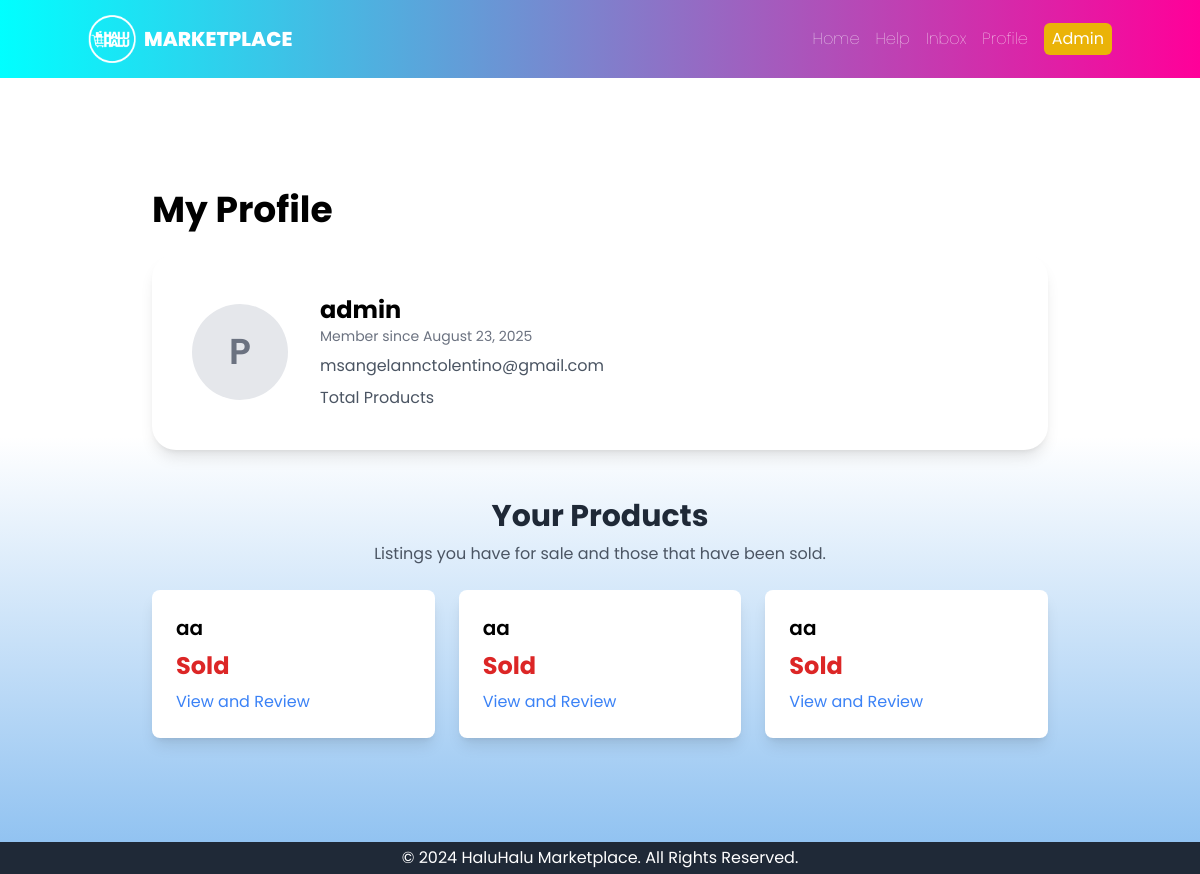
The page /profile/admin/ (signed in) on the database its author committed.
### core/models.py (models this page shows, shortened)
class CustomUser(AbstractUser):
    profile_pic = models.ImageField(upload_to='profile_pics', null=True, blank=True)

class Product(models.Model):
    title = models.CharField(max_length=255)
    description = models.TextField()
    price = models.DecimalField(max_digits=10, decimal_places=2)
    image = models.ImageField(upload_to='product_images/', blank=True, null=True)
    is_sold = models.BooleanField(default=False)
    seller = models.ForeignKey(settings.AUTH_USER_MODEL, on_delete=models.CASCADE, related_name='products')
    posted_at = models.DateTimeField(auto_now_add=True)
    is_public = models.BooleanField(default=True)
    class Meta:
        ordering = ['-posted_at']

### core/views.py (the view)
# urls.py: path('profile/', views.profile_view, name='profile'),
@login_required
def profile_view(request, username):
    user = get_object_or_404(CustomUser, username=username)
    active_products = Product.objects.filter(seller=user, is_public=True, is_sold=False)
    sold_products = Product.objects.filter(seller=user, is_public=True, is_sold=True)
    return render(
        request,
        'main/profile.html',
        {'profile_user': user, 'active_products': active_products, 'sold_products': sold_products}
    )

### core/templates/main/profile.html (shortened to what this page needs)
{% extends 'main/../base.html' %}
{% block content %}
<div class="max-w-7xl mx-auto p-6 md:p-10">
    <h1 class="text-3xl md:text-4xl font-bold mb-6 mt-10">My Profile</h1>
    <div class="bg-white p-6 md:p-10 rounded-3xl shadow-lg mb-8">
        <div class="flex flex-col lg:flex-row items-start lg:items-center space-y-6 lg:space-y-0 lg:space-x-8">
            <div class="w-24 h-24 bg-gray-200 rounded-full flex items-center justify-center overflow-hidden">
                {% if profile_user.profile_pic %}
                    <img src="{{ profile_user.profile_pic.url }}" alt="{{ profile_user.username }}'s profile picture" class="w-full h-full object-cover">
                {% else %}
                    <span class="text-4xl font-semibold text-gray-500">P</span>
                {% endif %}
            </div>
            <div class="flex-grow">
                <h2 class="text-2xl font-bold">{{ profile_user.username }}</h2>
                <p class="text-sm text-gray-500">Member since {{ profile_user.date_joined|date:"F d, Y" }}</p>
                <p class="text-gray-600 mt-2">{{ profile_user.email }}</p>
                <p class="text-gray-600 mt-2">{{ profile_user.product_set.count }} Total Products</p>
            </div>
        </div>
    </div>
    <div class="mt-12 text-center">
        <h2 class="text-3xl font-bold text-gray-800">Your Products</h2>
        <p class="mt-2 text-gray-600">Listings you have for sale and those that have been sold.</p>
    </div>
    <div class="mt-6 grid grid-cols-1 md:grid-cols-2 lg:grid-cols-3 gap-6">
        {% if active_products or sold_products %}
            {% for product in sold_products %}
                <div class="bg-white p-6 rounded-lg shadow-lg hover:shadow-xl transition-shadow duration-200">
                    <a href="{% url 'product_detail' product.pk %}" class="block">
                        <h3 class="text-xl font-semibold">{{ product.title }}</h3>
                        <p class="mt-2 text-2xl font-bold text-red-600">Sold</p>
                        {% if request.user.is_authenticated and request.user != profile_user %}
                             <a href="{% url 'product_detail' product.pk %}" class="mt-2 text-blue-500 hover:underline block">
                                View and Review
                             </a>
                        {% endif %}
                    </a>
                </div>
            {% endfor %}
        {% else %}
            <p class="text-center text-gray-500 col-span-full">No products found.</p>
        {% endif %}
    </div>
</div>
{% endblock %}

### core/templates/base.html (style rules this page uses)
body { font-family: 'Poppins', sans-serif; }

### core/templates/main/profile.html (style rules this page uses)
body { font-family: 'Poppins', sans-serif; background: linear-gradient(to top, #89bef0, #ffffff 50%); }

### rows shown on the page
CustomUser: username "admin", date_joined "August 23, 2025", email "msangelannctolentino@gmail.com"
Product: title "aa"
Product: title "aa"
Product: title "aa"
